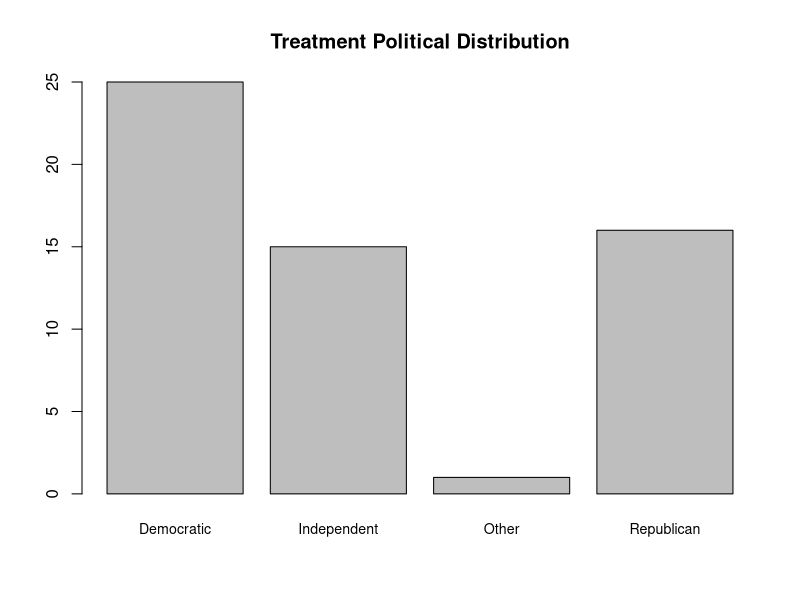
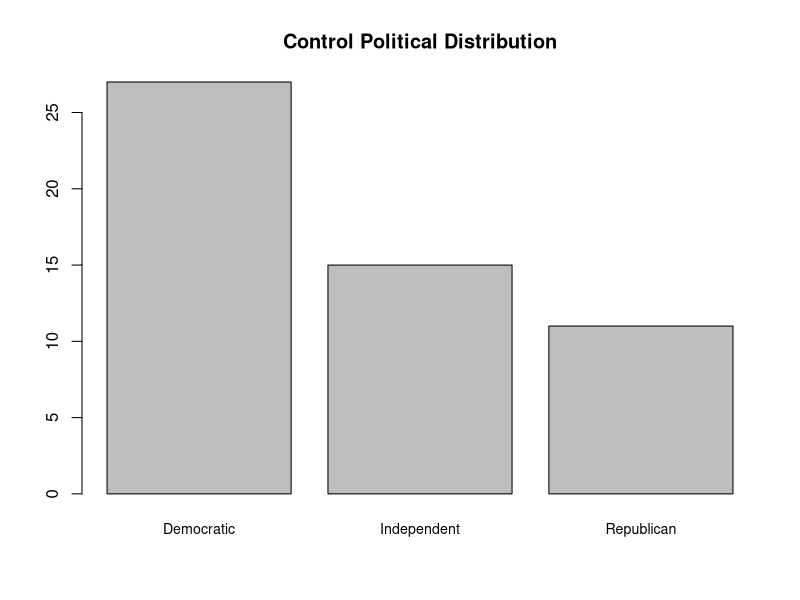
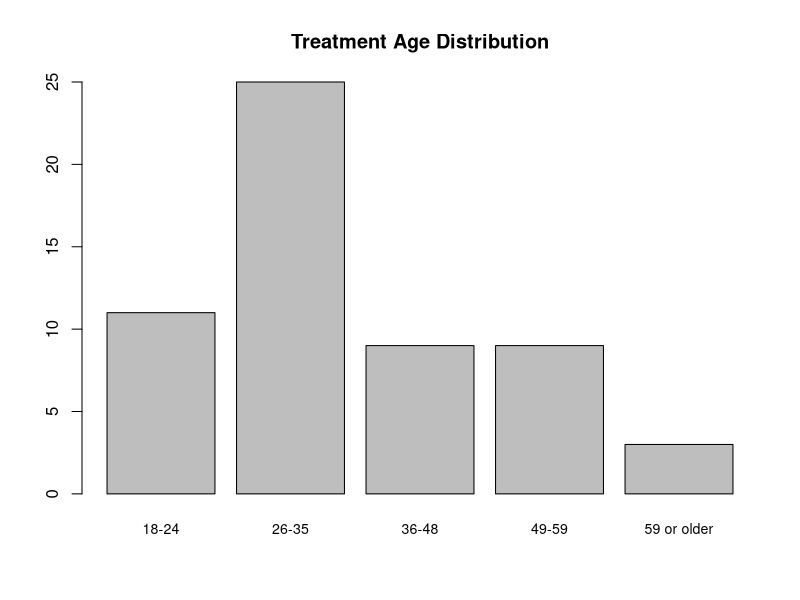
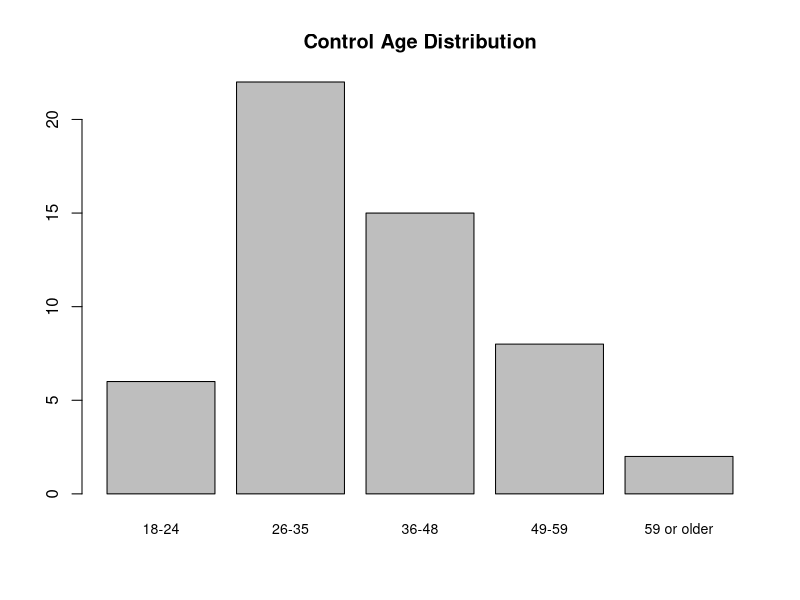
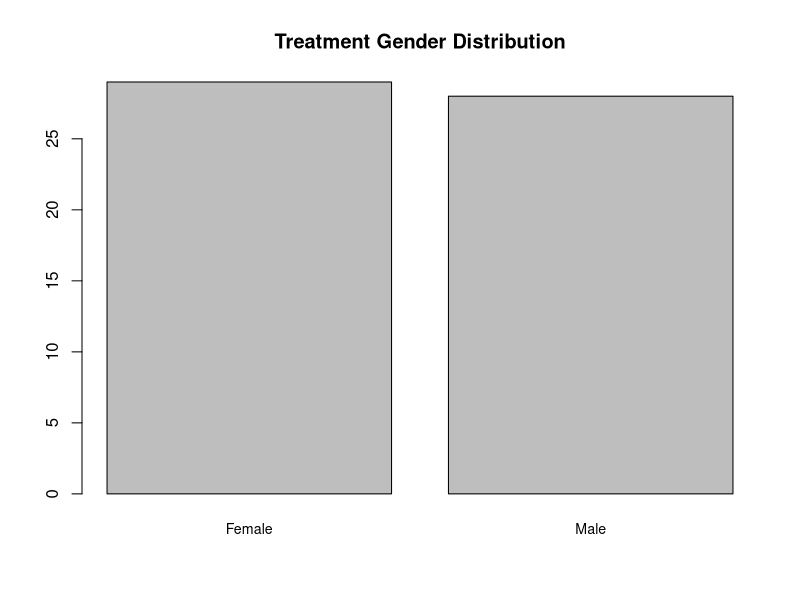
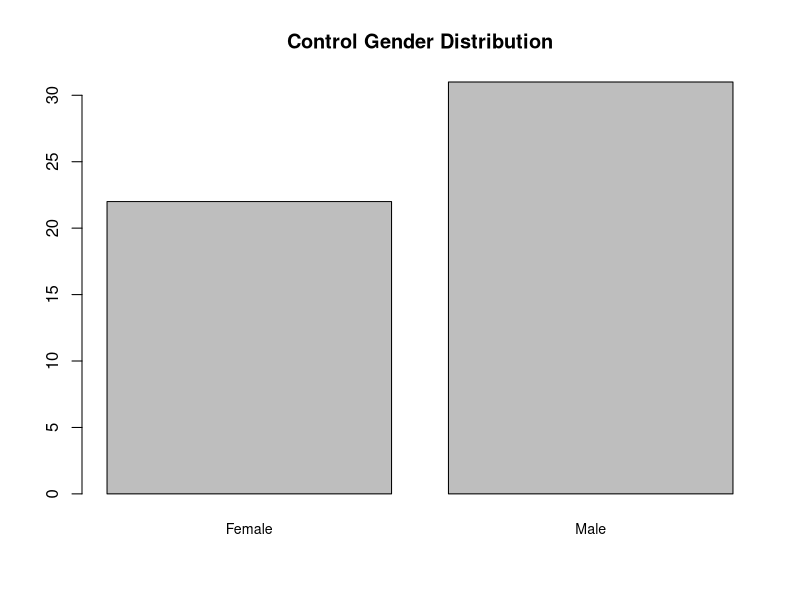
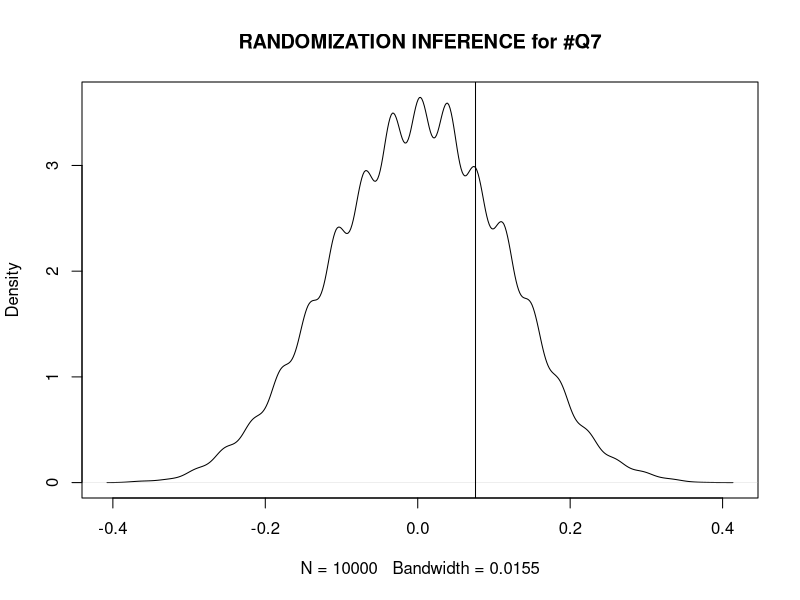
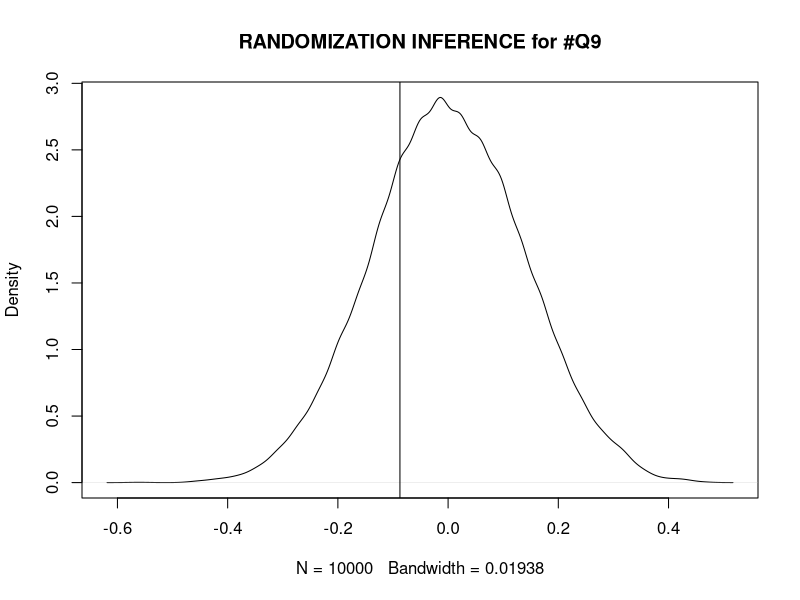

Generate these figures, in order, with R:
## ---- chunk 1
knitr::opts_chunk$set(echo = TRUE)
## ---- chunk 2
library(data.table)
library(dplyr)
## ---- chunk 3
d <- read.csv("./Article_Opinion_Label_Survey.csv", stringsAsFactors = FALSE)
d_df<-data.frame(d)
#group<- group_by(d_df,  success)
d_df <- d_df[-c(1,2),]
barplot(table(d_df[d_df$Group=='Treatment',]$Q3),main='Treatment Political Distribution',cex.names=.85)
barplot(table(d_df[d_df$Group=='Control',]$Q3),main='Control Political Distribution',cex.names=.85)
barplot(table(d_df[d_df$Group=='Treatment',]$Q4),main='Treatment Age Distribution',cex.names=.85)
barplot(table(d_df[d_df$Group=='Control',]$Q4),main='Control Age Distribution',cex.names=.85)
barplot(table(d_df[d_df$Group=='Treatment',]$Q1),main='Treatment Gender Distribution',cex.names=.85)
barplot(table(d_df[d_df$Group=='Control',]$Q1),main='Control Gender Distribution',cex.names=.85)



unique(d_df$Group)
## ---- chunk 4
d_df
levels(factor(d_df$Q8))
## ---- chunk 5
unique(d_df$Q7)
## ---- chunk 6
#RANDOMIZATION INFERENCE FOR A/A TESTING for #Q7

Q7 <- function(x)
if ( x=="Tuberculosis could be wiped if we treated it with the same strategy in poor countries as we do in healthy countries.") {
1
} else if ( x=="Tuberculosis is no longer a health issue." ) {
2
} else if ( x=="There is a single global strategy for tuberculosis treatment worldwide" ) {
3
} else if ( x=="Tuberculosis can be treated with diet of gummy bears and diet soda" ) {
4
}

d_df$Q7results <- as.numeric(lapply(d_df$Q7,Q7))

#Count of subjects in treatment and control
randomize <- function() sample(c(rep(0,53),rep(1,57)))
po.control <- as.numeric(d_df$Q7results)
#Sharp null hypothesis
po.treatment <- po.control
randomtreatment<-randomize()
outcomes <- po.treatment * randomtreatment + po.control*(1-randomtreatment)
est.ate <- function(outcome, treat) mean(outcome[treat==1]) - 
mean(outcome[treat==0])
#ATE's generated from 10,000 differeent randomizations of treatment and control
distribution <- replicate(10000, est.ate(outcomes, randomize()))
ate=mean(d_df[d_df$Group=='Treatment',]$Q7results)-mean(d_df[d_df$Group=='Control',]$Q7results)

plot(density(distribution),main="RANDOMIZATION INFERENCE for #Q7")
abline(v=ate)

#P-value associated with point estimate of ATE
pvalue=mean(ate <= distribution)
pvalue
cat('With a P-value of', pvalue, 'the difference in means for this particular experiment is not significant.')
## ---- chunk 7
#RANDOMIZATION INFERENCE FOR A/A TESTING for #Q9


#Count of subjects in treatment and control
group <- group_by(d_df,Group)
group %>% tally()
group
randomize <- function() sample(c(rep(0,53),rep(1,57)))
po.control <- strtoi(d_df$Q9_1)
#Sharp null hypothesis
po.treatment <- po.control
randomtreatment<-randomize()
outcomes <- po.treatment * randomtreatment + po.control*(1-randomtreatment)
est.ate <- function(outcome, treat) mean(outcome[treat==1]) - 
mean(outcome[treat==0])
#ATE's generated from 10,000 differeent randomizations of treatment and control
distribution <- replicate(10000, est.ate(outcomes, randomize()))
summarise(group,PositiveView = mean(Q9_1))
ate=mean(strtoi(d_df[d_df$Group=='Treatment',]$Q9_1))-mean(strtoi(d_df[d_df$Group=='Control',]$Q9_1))

plot(density(distribution),main="RANDOMIZATION INFERENCE for #Q9")
abline(v=ate)

#P-value associated with point estimate of ATE
pvalue=mean(ate <= distribution)
pvalue

cat('With a P-value of', pvalue, 'the difference in means for this particular experiment is not significant.')


## ---- chunk 8
#RANDOMIZATION INFERENCE FOR A/A TESTING for #Q11


#Count of subjects in treatment and control
randomize <- function() sample(c(rep(0,53),rep(1,57)))
po.control <- strtoi(d_df$Q11_1)
#Sharp null hypothesis
po.treatment <- po.control
randomtreatment<-randomize()
outcomes <- po.treatment * randomtreatment + po.control*(1-randomtreatment)
est.ate <- function(outcome, treat) mean(outcome[treat==1]) - 
mean(outcome[treat==0])
#ATE's generated from 10,000 differeent randomizations of treatment and control
distribution <- replicate(10000, est.ate(outcomes, randomize()))
ate=mean(strtoi(d_df[d_df$Group=='Treatment',]$Q11_1))-mean(strtoi(d_df[d_df$Group=='Control',]$Q11_1))

plot(density(distribution),main="RANDOMIZATION INFERENCE for #Q11")
abline(v=ate)

#P-value associated with point estimate of ATE
pvalue=mean(ate <= distribution)
pvalue

cat('With a P-value of', pvalue, 'the difference in means for this particular experiment is not meaningful even though it is almost significant.')
## ---- chunk 9
#RANDOMIZATION INFERENCE FOR A/A TESTING for #Q8
Q8 <- function(x)
if ( x=="Yes") {
1
} else if ( x=="No") {
0
} else if ( x=="Maybe") {
0.5
}

d_df$Q8results <- as.numeric(lapply(d_df$Q8,Q8))

#Count of subjects in treatment and control
randomize <- function() sample(c(rep(0,53),rep(1,57)))
po.control <- as.numeric(d_df$Q8results)
#Sharp null hypothesis
po.treatment <- po.control
randomtreatment<-randomize()
outcomes <- po.treatment * randomtreatment + po.control*(1-randomtreatment)
est.ate <- function(outcome, treat) mean(outcome[treat==1]) - 
mean(outcome[treat==0])
#ATE's generated from 10,000 differeent randomizations of treatment and control
distribution <- replicate(10000, est.ate(outcomes, randomize()))
ate=mean(d_df[d_df$Group=='Treatment',]$Q8results)-mean(d_df[d_df$Group=='Control',]$Q8results)

plot(density(distribution),main="RANDOMIZATION INFERENCE for #Q8")
abline(v=ate)



#P-value associated with point estimate of ATE
pvalue=mean(ate <= distribution)
pvalue
cat('With a P-value of', pvalue, 'the difference in means for this particular experiment is not significant.')
## ---- chunk 10
#RANDOMIZATION INFERENCE FOR A/A TESTING for #Q11


#Count of subjects in treatment and control
randomize <- function() sample(c(rep(0,53),rep(1,57)))
po.control <- strtoi(d_df$Q11_1)
#Sharp null hypothesis
po.treatment <- po.control
randomtreatment<-randomize()
outcomes <- po.treatment * randomtreatment + po.control*(1-randomtreatment)
est.ate <- function(outcome, treat) mean(outcome[treat==1]) - 
mean(outcome[treat==0])
#ATE's generated from 10,000 differeent randomizations of treatment and control
distribution <- replicate(10000, est.ate(outcomes, randomize()))
ate=mean(strtoi(d_df[d_df$Group=='Treatment',]$Q11_1))-mean(strtoi(d_df[d_df$Group=='Control',]$Q11_1))

plot(density(distribution),main="RANDOMIZATION INFERENCE for #Q11")
abline(v=ate)

#P-value associated with point estimate of ATE
pvalue=mean(ate <= distribution)
pvalue

cat('With a P-value of', pvalue, 'the difference in means for this particular experiment is meaningful and has very low probability that it was a result of chance.')
